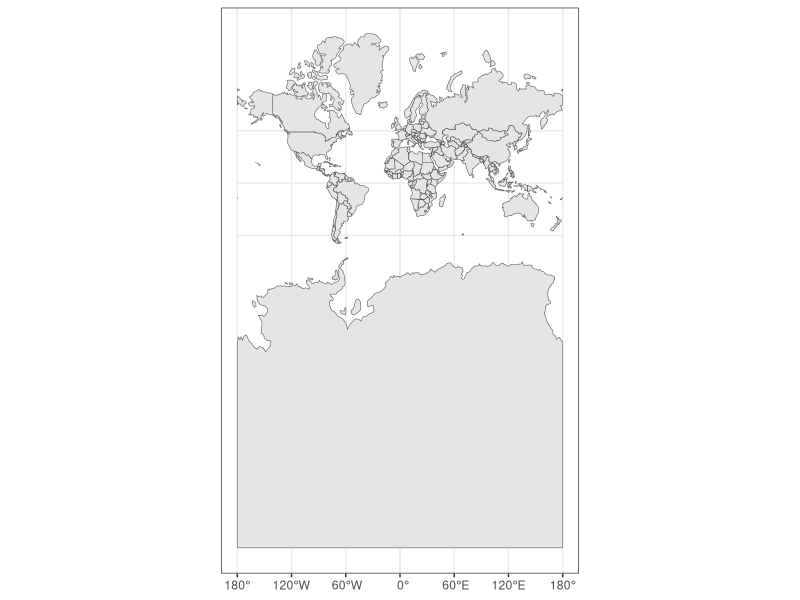
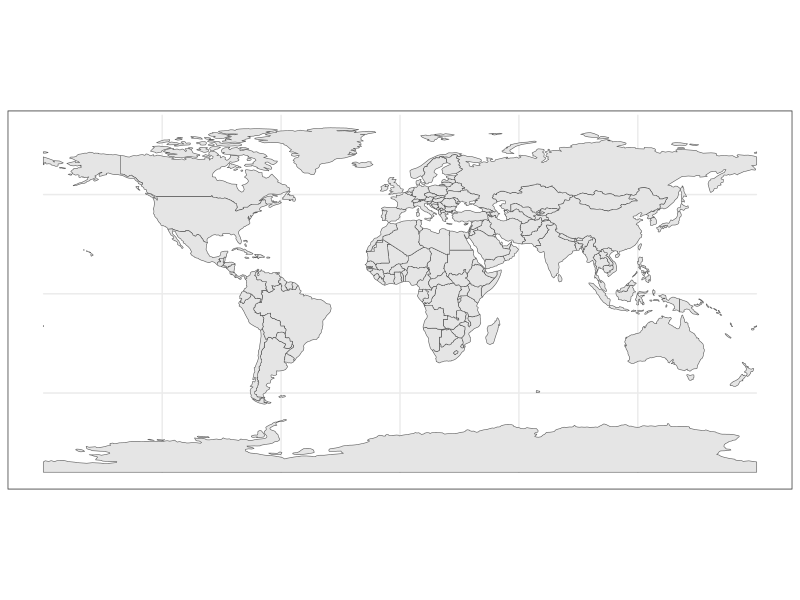
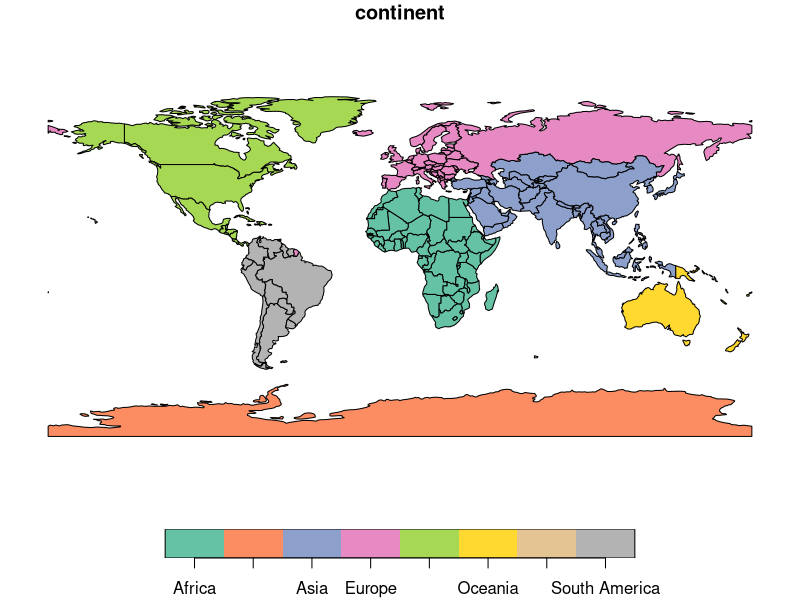
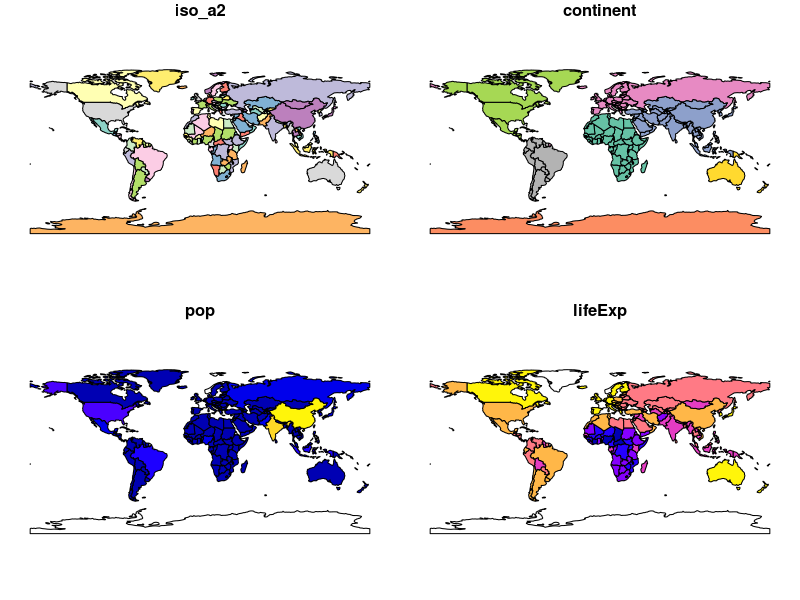

Here is the R script that generated these plots, in order:
## ---- chunk 1
# figures formatting setup
#none of this is seen on the slides!!!!!!!!
options(htmltools.dir.version = FALSE)
library(knitr)
opts_chunk$set(
  prompt = T,
  fig.align="center", #fig.width=6, fig.height=4.5, 
  # out.width="748px", #out.length="520.75px",
  dpi=300, #fig.path='Figs/',
  cache=F, #echo=F, warning=F, message=F
  engine.opts = list(bash = "-l")
  )

## Next hook based on this SO answer: https://stackoverflow.com/a/39025054
knit_hooks$set(
  prompt = function(before, options, envir) {
    options(
      prompt = if (options$engine %in% c('sh','bash')) '$ ' else 'R> ',
      continue = if (options$engine %in% c('sh','bash')) '$ ' else '+ '
      )
})

knitr::opts_chunk$set(warning = FALSE, message = FALSE) 


library(tidyverse)
library(spData)
library(sf) 
library(gridExtra)
library(units)
## ---- chunk 2
st_crs(world)
## ---- chunk 3
world %>% 
  select(iso_a2, name_long, continent, subregion, area_km2) %>% 
  head(5)
## ---- chunk 4
st_crs(world)
## ---- chunk 5
st_crs(world)$srid

## ---- chunk 6
st_crs(world)$proj4string
## ---- chunk 7
world_mercator <- world %>% 
  st_set_crs(3857)

st_crs(world_mercator)$srid
## ---- chunk 8
world %>% 
  ggplot() +
  geom_sf() +
  coord_sf(crs = st_crs(3857)) + 
  theme_bw()
## ---- chunk 9
st_crs(world)$srid
## ---- chunk 10
world %>% 
  ggplot() +
  geom_sf() +
  coord_sf(crs = st_crs(4326)) + 
  theme_bw()
## ---- chunk 11
germany_area <- world %>%
  filter(iso_a2 == "DE") %>% 
  st_area() %>% 
  units::set_units(km^2)
## ---- chunk 12
print(germany_area)
## ---- chunk 13
de <- world %>% 
  filter(iso_a2 == "DE") %>% 
  st_centroid()

au <- world %>% 
  filter(iso_a2 == "AU") %>% 
  st_centroid()

print(set_units((st_distance(de, au)), km))
## ---- chunk 14
plot(world['continent'])
## ---- chunk 15
world_select <- world %>% select(iso_a2, continent, pop, lifeExp)

plot(world_select)
